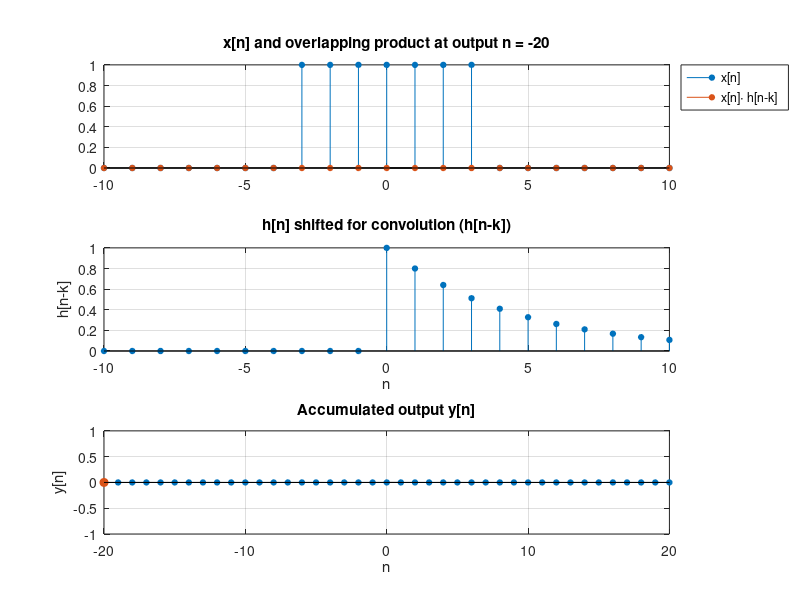

Write the MATLAB code that produced this figure. (Note: this script raises an error after producing the figure.)
clc
clear all
close all

% define discrete-time signals
n1 = -10:10;
n2 = -10:10;
% example signals: x[n] a rectangular pulse, h[n] a decaying exponential
x = double(abs(n1) <= 3);            % rectangular pulse length 7
h = (0.8).^(max(0,n2)).*(n2>=0);     % causal exponential

% convolution
y = conv(x,h);
ny = (n1(1)+n2(1)):(n1(end)+n2(end));

% prepare figure
figure('color','w','Position',[200 200 900 500]);
ax1 = subplot(3,1,1);
stem(n1,x,'filled','MarkerSize',4);
title('x[n]');
xlabel('n'); ylabel('x[n]');
axis tight; grid on;

ax2 = subplot(3,1,2);
stem(n2,h,'filled','MarkerSize',4);
title('h[n]');
xlabel('n'); ylabel('h[n]');
axis tight; grid on;

ax3 = subplot(3,1,3);
hStem = stem(ny,zeros(size(y)),'filled','MarkerSize',4);
title('y[n] = x[n] * h[n] (convolution)');
xlabel('n'); ylabel('y[n]');
axis tight; grid on;
ylim([min(0,min(y)) max(y)*1.1]);

% animation: sliding-and-accumulate visualization
% We'll flip h for convolution and slide across x
h_flipped = fliplr(h);
shiftRange = ny; % output indices
pauseTime = 1;

for k = 1:length(shiftRange)
    n_shift = shiftRange(k);
    % compute overlapping indices between x and shifted h_flipped
    % position of h_flipped relative to x: index in x where h_flipped(1) aligns
    align_idx = n_shift - n1(1) - (n2(end)); % derived so that conv index matches
    % build an array same length as n1 to show product
    prod_visual = zeros(size(x));
    for i = 1:length(x)
        h_idx = i - align_idx;
        if h_idx >=1 && h_idx <= length(h_flipped)
            prod_visual(i) = x(i)*h_flipped(h_idx);
        end
    end
    
    % update top subplot with product bars overlay
    subplot(ax1);
    cla(ax1);
    hold on;
    stem(n1,x,'filled','MarkerSize',4,'Color',[0 0.4470 0.7410]);
    stem(n1,prod_visual,'filled','MarkerSize',4,'Color',[0.8500 0.3250 0.0980]);
    legend('x[n]','x[n]\cdot h[n-k]','Location','northeastoutside');
    title(sprintf('x[n] and overlapping product at output n = %d', n_shift));
    axis tight; grid on;
    hold off;
    
    % update middle subplot to show shifted h (unflipped for visual)
    subplot(ax2);
    cla(ax2);
    % position h (not flipped) at shift n_shift: its indices are n2 + (n_shift - n2(1) - n1(1))
    h_pos = n2 + (n_shift - n2(end) - n1(1) + n1(1)); % simpler: shift so conv aligns
    % instead directly compute positions: place h at indices corresponding to overlap
    stem(n2 + (n_shift - ny(k)), h,'filled','MarkerSize',4,'Color',[0 0.4470 0.7410]);
    title('h[n] shifted for convolution (h[n-k])');
    xlabel('n'); ylabel('h[n-k]');
    axis tight; grid on;
    
    % update output subplot progressively accumulating sum
    subplot(ax3);
    y_partial = y;
    y_partial(1:length(y)) = 0;
    y_partial(k) = sum(prod_visual); % current sample
    % show accumulated up to current k
    y_accum = zeros(size(y));
    y_accum(1:k) = y(1:k);
    cla(ax3);
    hold on;
    stem(ny,y_accum,'filled','MarkerSize',4,'Color',[0.4660 0.6740 0.1880]);
    stem(ny(k),y(k),'filled','MarkerSize',6,'Color',[0.6350 0.0780 0.1840]);
    title('Accumulated output y[n]');
    xlabel('n'); ylabel('y[n]');
    axis tight; grid on;
    hold off;
    
    drawnow;
    pause(pauseTime);
end

% final display: full convolution
subplot(ax1);
cla(ax1);
stem(n1,x,'filled','MarkerSize',4,'Color',[0 0.4470 0.7410]);
title('x[n]');
axis tight; grid on;

subplot(ax2);
cla(ax2);
stem(n2,h,'filled','MarkerSize',4,'Color',[0 0.4470 0.7410]);
title('h[n]');
axis tight; grid on;

subplot(ax3);
cla(ax3);
stem(ny,y,'filled','MarkerSize',4,'Color',[0.4660 0.6740 0.1880]);
title('Final y[n] = x[n] * h[n]');
axis tight; grid on;

% save the animation as a GIF
gif_filename = 'convolution_animation.gif';
frame_delay = pauseTime; % seconds per frame

% capture frames from the figure during the same looped animation
% reproduce the loop but only capturing frames (fast replay to collect frames)
drawnow;
frames = []; % preallocate dynamic array
for k = 1:length(shiftRange)
    % update plots to the same state as in the animation loop (without pausing)
    n_shift = shiftRange(k);
    align_idx = n_shift - n1(1) - (n2(end));
    prod_visual = zeros(size(x));
    for i = 1:length(x)
        h_idx = i - align_idx;
        if h_idx >=1 && h_idx <= length(h_flipped)
            prod_visual(i) = x(i)*h_flipped(h_idx);
        end
    end

    % top subplot
    subplot(ax1);
    cla(ax1);
    hold on;
    stem(n1,x,'filled','MarkerSize',4,'Color',[0 0.4470 0.7410]);
    stem(n1,prod_visual,'filled','MarkerSize',4,'Color',[0.8500 0.3250 0.0980]);
    legend('x[n]','x[n]\cdot h[n-k]','Location','northeastoutside');
    title(sprintf('x[n] and overlapping product at output n = %d', n_shift));
    axis tight; grid on;
    hold off;

    % middle subplot
    subplot(ax2);
    cla(ax2);
    stem(n2 + (n_shift - ny(k)), h,'filled','MarkerSize',4,'Color',[0 0.4470 0.7410]);
    title('h[n] shifted for convolution (h[n-k])');
    xlabel('n'); ylabel('h[n-k]');
    axis tight; grid on;

    % output subplot
    subplot(ax3);
    cla(ax3);
    y_accum = zeros(size(y));
    y_accum(1:k) = y(1:k);
    hold on;
    stem(ny,y_accum,'filled','MarkerSize',4,'Color',[0.4660 0.6740 0.1880]);
    stem(ny(k),y(k),'filled','MarkerSize',6,'Color',[0.6350 0.0780 0.1840]);
    title('Accumulated output y[n]');
    xlabel('n'); ylabel('y[n]');
    axis tight; grid on;
    hold off;

    drawnow;
    % capture frame
    frame = getframe(gcf);
    im = frame2im(frame);
    [imind,cm] = rgb2ind(im,256);
    if k == 1
        imwrite(imind,cm,gif_filename,'gif','Loopcount',inf,'DelayTime',frame_delay);
    else
        imwrite(imind,cm,gif_filename,'gif','WriteMode','append','DelayTime',frame_delay);
    end
end

% also append final full-convolution frame
drawnow;
frame = getframe(gcf);
im = frame2im(frame);
[imind,cm] = rgb2ind(im,256);
imwrite(imind,cm,gif_filename,'gif','WriteMode','append','DelayTime',1.5);
